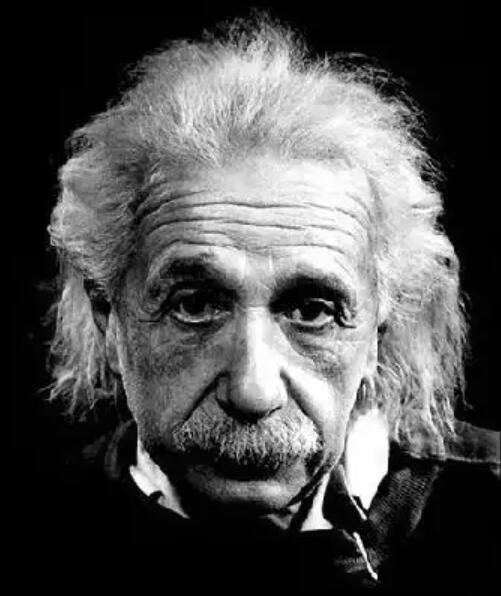
#> input picture assignment_2/image_input/einstein.jpg, 501 x 596 px, found by its file name
$ python piecewise_linear.py
#> lines starting #> are read from the running program, lines starting #| are printed output that depends on the picture
#> further down, img is the input picture: shape (596, 501); min 0, max 255, mean 79.8
import numpy as np
import cv2
import matplotlib.pyplot as plt

def piecewise_linear_transform(img):
    height, width = img.shape[:2]
#> height = 596; width = 501
    r1, s1 = 80, 10
    r2, s2 = 140, 200
    k1 = s1 / r1  # 第一段斜率
    k2 = (s2 - s1) / (r2 - r1)  # 第二段斜率
    k3 = (255 - s2) / (255 - r2)  # 第三段斜率

    #绘制分段线性函数
    x = np.arange(0, 256)
    y=[]
    for i in range(256):
        if x[i] < r1:
            y.append(k1 * x[i])
        elif r1 <= x[i] <= r2:
            y.append(k2 * (x[i] - r1) + s1)
        else:
            y.append(k3 * (x[i] - r2) + s2)
    plt.plot(x, y, 'r', linewidth=1)
    plt.rcParams['font.sans-serif'] = ['SimHei']
    plt.title('分段函数')
    plt.xlabel('x')
    plt.ylabel('y')
    plt.show()
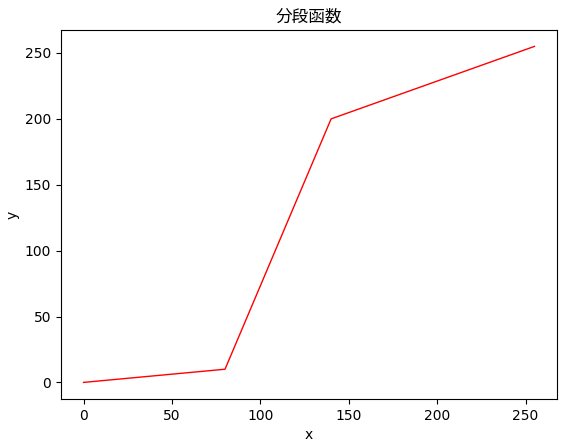
#> figure drawn by matplotlib, 1 panel; curve peaks at x = 255, y = 255

    img_copy = np.zeros_like(img)
    for i in range(height):
        for j in range(width):
            if img[i, j] < r1:
                img_copy[i, j] = k1 * img[i, j]
            elif r1 <= img[i, j] <= r2:
                img_copy[i, j] = k2 * (img[i, j] - r1) + s1
            else:
                img_copy[i, j] = k3 * (img[i, j] - r2) + s2
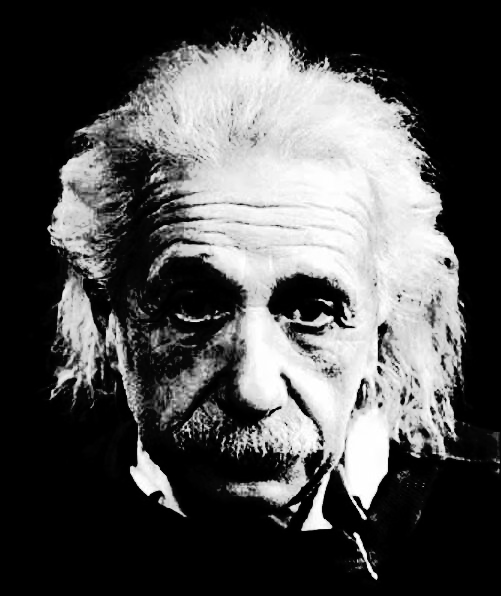
#> img_copy: shape (596, 501); min 0, max 255, mean 81
    return img_copy

img = cv2.imread('D:\\Projects\\PycharmProjects\\ImageAnalysisProject\\assignment_2\\image_input\\einstein.jpg', 0)
ret = piecewise_linear_transform(img)
cv2.imshow('Image',img)
cv2.imshow('piecewise_linear',ret)
cv2.waitKey()
cv2.destroyAllWindows()
